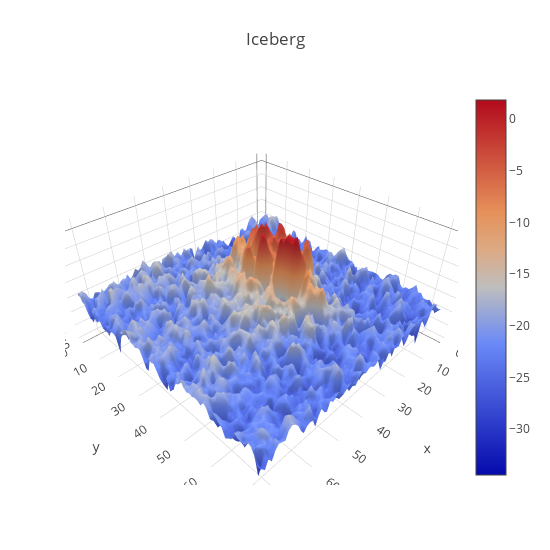

Source (notebook cell):
### Markdown cell above
### Data Visualization

### Code cell
# Visualizing the iceberg using bands data

import plotly.offline as ply
import plotly.graph_objs as grfo

ply.init_notebook_mode(connected=True)

def plot3Dobj(channel, name):

    plotdata = [ grfo.Surface( z=channel ) ]
    
    plotlayout = grfo.Layout(
        title=name,
        autosize=False,
        width=550,
        height=550,
        margin=dict( l=65, r=50, b=65, t=90 )
    )
    
    figure = grfo.Figure(data=plotdata, layout=plotlayout)
    ply.iplot(figure)
    
plot3Dobj(X_band_1[12,:,:], 'Iceberg')

### Figure 1 — Plotly figure (JSON) as saved in the notebook; plotly's stock layout.template omitted (floating-point values rounded to 4 significant figures; data arrays with more than 128 entries replaced by an {"elided": "..."} marker saying what was removed)
{"data": [{"type": "surface", "z": {"elided": "75x75 float values"}}], "layout": {"autosize": false, "height": 550, "margin": {"b": 65, "l": 65, "r": 50, "t": 90}, "title": "Iceberg", "width": 550}}
